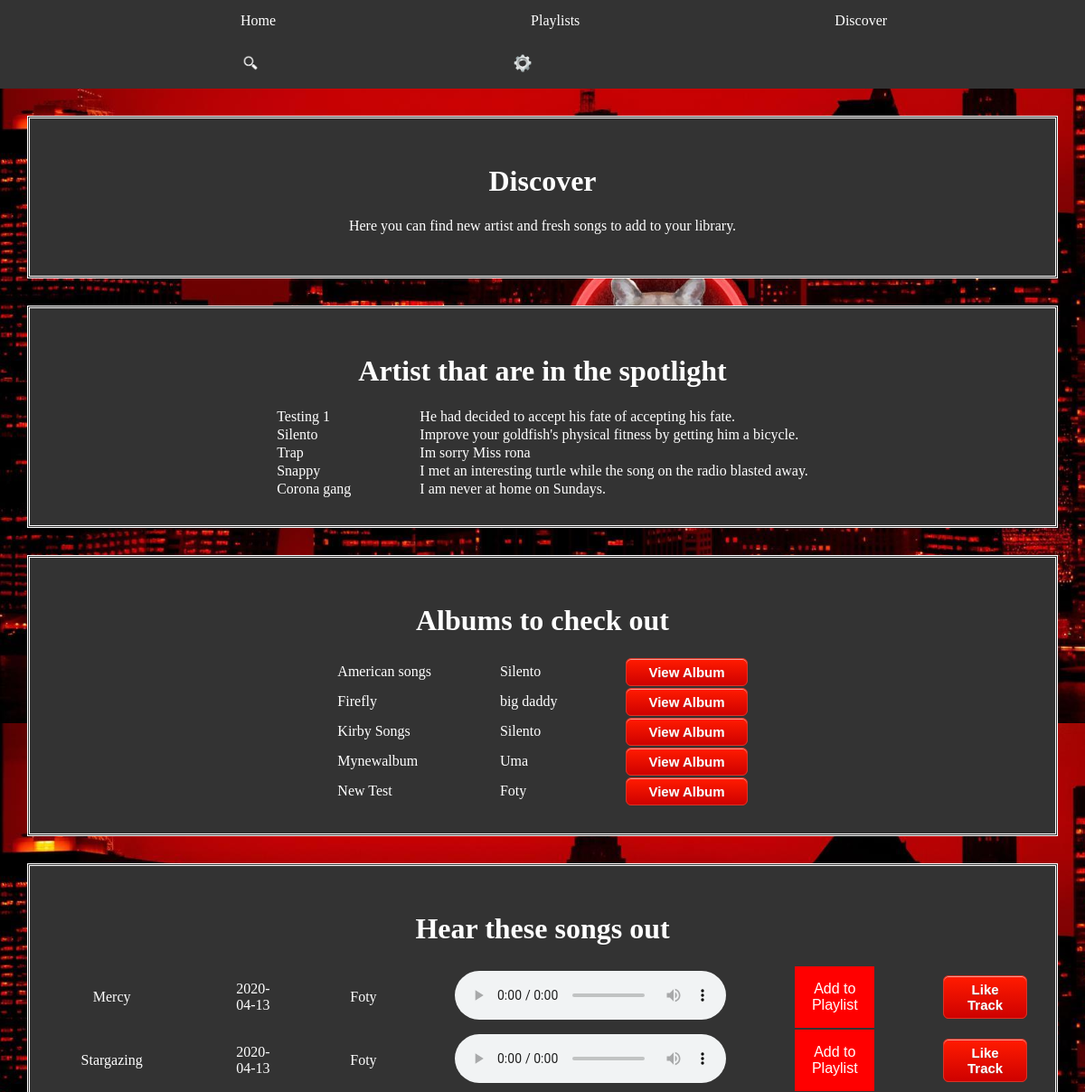
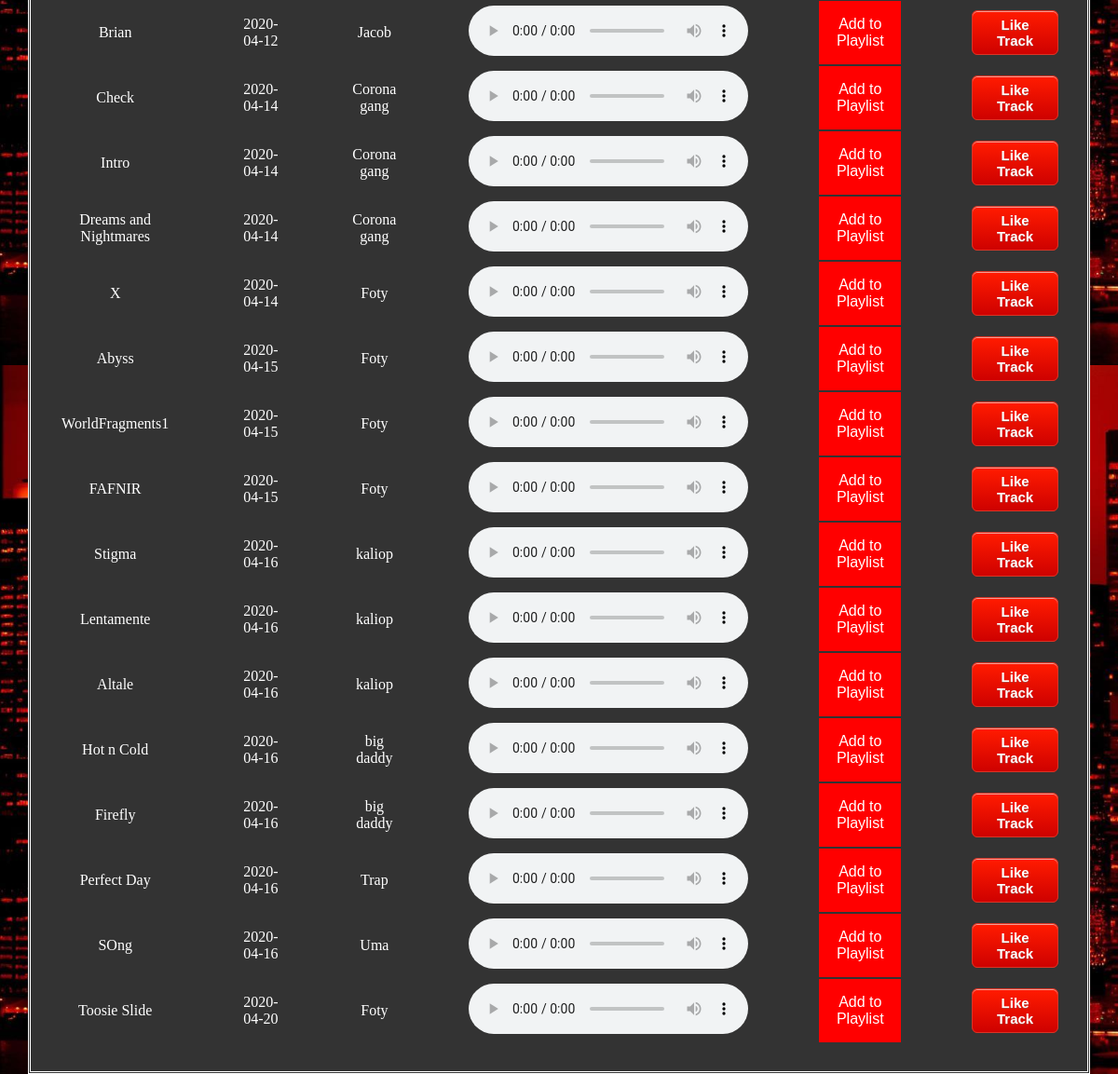
Page /discover.php (signed in) on the committed database (2 pictures, top to bottom).
### tables this page shows
CREATE TABLE `artist` (
  `ArtistID` int(11) NOT NULL,
  `UH_ID` int(11) NOT NULL,
  `ArtistName` varchar(45) NOT NULL DEFAULT 'N/A',
  `Description` varchar(280) NOT NULL DEFAULT 'N/A',
  `IsAdmin` tinyint(1) NOT NULL DEFAULT '0'
);

CREATE TABLE `album` (
  `AlbumID` varchar(100) NOT NULL,
  `AlbumName` varchar(45) DEFAULT NULL,
  `ArtistID` int(10) DEFAULT NULL,
  `DateCreate` date DEFAULT NULL,
  `Numberoftracks` int(15) NOT NULL
);

CREATE TABLE `tracks` (
  `TrackID` varchar(100) NOT NULL,
  `TrackName` varchar(45) DEFAULT NULL,
  `ArtistID` int(11) NOT NULL,
  `DateCreate` date DEFAULT NULL
);

### discover.php (the view, shortened to what this page needs)
<!DOCTYPE html>
<html>
<head>
	<link rel="stylesheet" href="homepage.css">
</head>
<body>
        <?php
            include 'MySQLConnect.php';
            if($_SESSION['ARTIST']==true)
            {
                include 'artist-nav.php';
            }
            else
            {
                include 'home-nav.php';
            }
        ?>
        <div class = "uploads">
            <h1>Discover</h1>
            <p>Here you can find new artist and fresh songs to add to your library.</p>
        </div>
        <div class = "uploads">
            <h1>Artist that are in the spotlight</h1>
            <table style="text-align: left" align="center">
                <?php
                    $sql = "SELECT ArtistName, Description FROM artist WHERE Description <> ('N/A') ORDER BY RAND() LIMIT 5";
                    $result = $conn->query($sql);
                    if ($result->num_rows > 0) {
                        while($row = $result->fetch_assoc()) {
                            echo "<tr>
                                    <td>" .$row["ArtistName"]. "</td>
                                    <td><span></span></td>
                                    <td>" .$row["Description"]. "</td>
                                </tr>";
                        }
                    }
                ?>
            </table>
        </div>
        <div class = "uploads">
            <h1>Albums to check out</h1>
            <table style="text-align: left" align="center">
                <?php
                    if($_POST['Reveal'])
                    {
                        echo "  <tr>
                                <td><img src=tracks/".$_POST['AlbumID']." width='150' height='150'></td>
                                </tr>";
                        $getTracks="SELECT TracksID FROM album_tracks WHERE AlbumID='".$_POST['AlbumID']."';";
                        $atracks= $conn->query($getTracks);
                        while($row = $atracks->fetch_assoc())
                        {
                            $getDetails="SELECT * FROM tracks WHERE TrackID='".$row['TracksID']."';";
                            $details=$conn->query($getDetails);
                            $d=$details->fetch_assoc();
                            echo "<tr>
                                    <td>".$d["TrackName"]."</td>
                                    <td><span></span></td>
                                    <td>".$d["DateCreate"]."</td>
                                    <td><span></span></td>
                                    <td>".$_POST['ArtistName']."</td>
                                    <td><span></span></td>
                                    <td>".$_POST['AlbumName']."</td>
                                    <td><span></span></td>
                                    <td><audio src=tracks/".$d["TrackID"]." controls></audio></td>
                                    </tr> ";
                        }
                        echo "<tr>
                                <form action='' method='post'>
                                <input name='close' type='submit' id='close' value='sent' style='display:none;'/>
                                <label class='myButton' for='close'>Explore More</label>
                                </form></tr>";
                        if($_POST['close'])
                        {
                            $_POST=array();
                        }
                    }
                    else
                    {
                        $sql = "SELECT * FROM album ORDER BY RAND() LIMIT 5";
                        $result = $conn->query($sql);
                        if ($result->num_rows > 0)
                        {
                            while($row = $result->fetch_assoc())
                            {
                                $getName= "SELECT ArtistName FROM artist WHERE ArtistID = ".$row["ArtistID"];
                                $AName=$conn->query($getName);
                                $AName=$AName->fetch_assoc();
                                echo "<tr><td>" .$row["AlbumName"]. "</td>
                                        <td><span></span></td>
                                        <td>" .$AName["ArtistName"]. "</td>
                                        <td><span></span></td>
                                        <td><form action='' method='post'>
                                        <input name='AlbumID' type='text' value='".$row['AlbumID']."' style='display:none;'/>
                                        <input name='AlbumName' type='text' value='".$row['AlbumName']."' style='display:none;'/>
                                        <input name='ArtistName' type='text' value='".$AName['ArtistName']."' style='display:none;'/>
                                        <input name='Reveal' type='submit' id='".$row[AlbumID]."' value='sent' style='display:none;'/>
                                        <label class='myButton' for='".$row[AlbumID]."'>View Album</label>
                                        </form></td></tr>";
                            }
                        }
                    }
                ?>
            </table>
        </div>
        <div class = "uploads">
            <h1>Hear these songs out</h1>
            <table style="text-align: center">
                <?php
                    $SUBMITID=0;
                    $sql="SELECT TrackName, DateCreate, TrackID, ArtistID
                        			FROM tracks;";
                    $results= $conn -> query($sql);
                    if($results->num_rows > 0){
                        while($row = $results->fetch_assoc())
                        {
                            include'PlaylistDropdown.php';
                            $artist="SELECT ArtistName
                                        FROM artist
                                        WHERE ArtistID = ".$row["ArtistID"];
                            $name=$conn -> query($artist);
                            $artistname=$name->fetch_assoc();
                            echo "<tr>
                                    <td>".$row["TrackName"]."</td>
                                    <td><span></span></td>
                                    <td>".$row["DateCreate"]."</td>
                                    <td><span></span></td>
                                    <td>".$artistname["ArtistName"]."</td>
                                    <td><span></span></td>
                                    <td><audio src=tracks/".$row["TrackID"]." controls></audio></td>
                                    <td><span></span></td>
                                    <td>".$setup."</td>";
                            echo "<td><span></span></td>
                                    <td><form action='' method='post'>
                                    <input class='myButton' name='LikedName' type='submit' id='".$row["TrackID"]."' value='sent' style='display:none;'/>
                                    <input name='Liked' type='text' value='".$row["TrackID"]."' style='display:none;'/>
                                    <label class='myButton' for='".$row["TrackID"]."'>Like Track</label>
                                    </form></td></tr>";
                        }
                    }
                    else {
                        echo "<tr><td>No Tracks Yet</td></tr>";
                    }
                ?>
            </table>
        </div>
</body>
</html>

### home-nav.php (shortened to what this page needs)
<!DOCTYPE html>
<html>
<head>
	<link rel="stylesheet" href="homepage.css">
</head>
<body>
        <div class="menu">
                <ul>
                	<li>
                		<a href="home.php">Home</a>
                	</li>
                	<li>
                		<a href="playlists.php">Playlists</a>
                	</li>
                	<li>
                		<a href="discover.php">Discover</a>
                	</li>
                	<li class="right">
                		<a href="search.php">
                            <img src="images/search.png" width="20" height="20">
                        </a>
                	</li>
                	<li class="right">
                        <a href="settings.php">
                            <img src="images/settings.png" width="20" height="20">
                        </a>
                	</li>
                </ul>
	    </div>
</body>
</html>

### PlaylistDropdown.php
<?php
    $UHID=$_SESSION['UHID'];
    $playlist="SELECT *
            FROM playlist
            WHERE UH_ID = '".$UHID."';";
    $PLQ= $conn -> query($playlist);
    $setup= "<div class='dropdown'><button class='dropbtn'>Add to Playlist</button><div class='dropdown-content'>";
    if($PLQ)
    {
        while($PLN = $PLQ->fetch_assoc())
        {
            $SUBMITID++;
            $ID=$PLN['PlayListID'];
            $setup.="<form action='' class='dropbtn' method='post'>
                        <input type='text' value='".$row['TrackID']."' name='addT' style='display:none;'/>
                        <input type='text' value='".$ID."' name='add'  style='display:none;'/>
                        <input type='submit' value='sent' name='submit' id='".$SUBMITID."' style='display:none;'/>
                        <label for='".$SUBMITID."'>".$PLN['PlayListName']."</label></form>";
        }
    }
    $setup.="</div></div>";
?>

### homepage.css (style rules this page uses)
body { background-image: url("images/wallpaper.jpeg"); background-size: cover; background-color: #cccccc; height: 100vh; padding:0; margin:0; font-family: Times; }
.menu>ul>li>a { text-align: center; margin-left:250px; }
.menu { justify-content: space-between; text-align: center; }
ul { list-style-type: none; margin: 0; padding: 0; overflow: hidden; background-color: #333; }
li { float: left; }
li a { display: block; color: white; text-align: center; padding: 14px 16px; text-decoration: none; }
.uploads { background-color: #333; text-align: center; color: white; margin: 30px; padding: 30px; border: double; border-color: white; }
span:before { content:" "; display:inline-block; width:32px; }
h1 { text-align: center; font-family: Impact, fantasy; }
form { text-align: center; }
.myButton { box-shadow:inset 0px 1px 0px 0px #f29c93; background:linear-gradient(to bottom, #fe1a00 5%, #ce0100 100%); background-color:#fe1a00; border-radius:6px; border:1px solid #d83526; display:inline-block; cursor:pointer; color:#ffffff; font-family:Arial; font-size:15px; font-weight:bold; padding:6px 24px; text-decoration:none; text-shadow:0px 1px 0px #b23e35; }
.dropbtn { background-color: red; color: white; padding: 16px; font-size: 16px; border: none; }
.dropdown { position: relative; display: inline-block; }
table { text-align: center; border-collapse: collapse; }
span { margin: 20px }

### rows in the picture
artist: ArtistName "Testing 1", Description "He had decided to accept his fate of accepting his fate."
artist: ArtistName "Silento", Description "Improve your goldfish's physical fitness by getting him a bicycle."
artist: ArtistName "Trap", Description "Im sorry Miss rona"
artist: ArtistName "Snappy", Description "I met an interesting turtle while the song on the radio blasted away."
artist: ArtistName "Corona gang", Description "I am never at home on Sundays."
album: AlbumName "American songs", artist.ArtistName "Silento"
album: AlbumName "Firefly", artist.ArtistName "big daddy"
album: AlbumName "Kirby Songs", artist.ArtistName "Silento"
album: AlbumName "Mynewalbum", artist.ArtistName "Uma"
album: AlbumName "New Test", artist.ArtistName "Foty"
tracks: TrackName "Mercy", DateCreate "2020-04-13", artist.ArtistName "Foty"
tracks: TrackName "Stargazing", DateCreate "2020-04-13", artist.ArtistName "Foty"
tracks: TrackName "Brian", DateCreate "2020-04-12", artist.ArtistName "Jacob"
tracks: TrackName "Check", DateCreate "2020-04-14", artist.ArtistName "Corona gang"
tracks: TrackName "Intro", DateCreate "2020-04-14", artist.ArtistName "Corona gang"
tracks: TrackName "Dreams and Nightmares", DateCreate "2020-04-14", artist.ArtistName "Corona gang"
tracks: TrackName "X", DateCreate "2020-04-14", artist.ArtistName "Foty"
tracks: TrackName "Abyss", DateCreate "2020-04-15", artist.ArtistName "Foty"
tracks: TrackName "WorldFragments1", DateCreate "2020-04-15", artist.ArtistName "Foty"
tracks: TrackName "FAFNIR", DateCreate "2020-04-15", artist.ArtistName "Foty"
tracks: TrackName "Stigma", DateCreate "2020-04-16", artist.ArtistName "kaliop"
tracks: TrackName "Lentamente", DateCreate "2020-04-16", artist.ArtistName "kaliop"
tracks: TrackName "Altale", DateCreate "2020-04-16", artist.ArtistName "kaliop"
tracks: TrackName "Hot n Cold", DateCreate "2020-04-16", artist.ArtistName "big daddy"
tracks: TrackName "Firefly", DateCreate "2020-04-16", artist.ArtistName "big daddy"
tracks: TrackName "Perfect Day", DateCreate "2020-04-16", artist.ArtistName "Trap"
tracks: TrackName "SOng", DateCreate "2020-04-16", artist.ArtistName "Uma"
tracks: TrackName "Toosie Slide", DateCreate "2020-04-20", artist.ArtistName "Foty"
